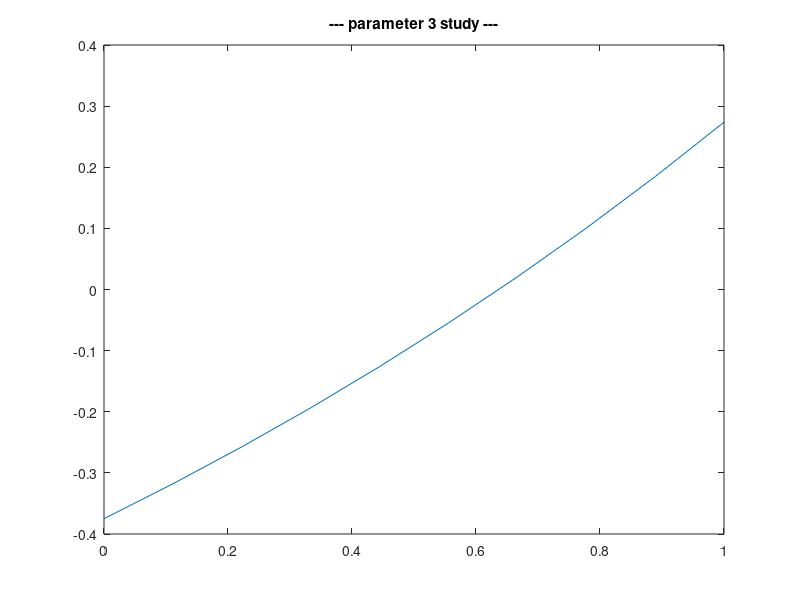

This figure's MATLAB source:
function param_study_test()
%xi~[0 1]
%x1,x2,x3


sn=10;
paramx=3;
xdata=ones(sn,3)*.5;
xs=linspace(0,1,sn);
xdata(:,paramx)=xs;

ydata=test_function(xdata)

figure,
plot(xs,ydata)
title(sprintf(' --- parameter %d study --- '    ,paramx))
%axis([0 1 0 5])

function ydata=test_function(xdata)

[sn,nd]= size(xdata);
ydata=[];

for i=1:sn
    xi=xdata(i,:);
    yi=func_eval(xi);
    ydata=[ydata;yi];
end

function yi=func_eval(xi);
%x1=xi(1);
%x2=xi(2);
%x3=xi(3);
%obj
c=[0 1 1 5 1];
yi=c(1)+c(2)*xi(1)^3+c(3)*exp(xi(2)*xi(3))-c(4)*xi(2)^2-c(5)*xi(1)*xi(2);